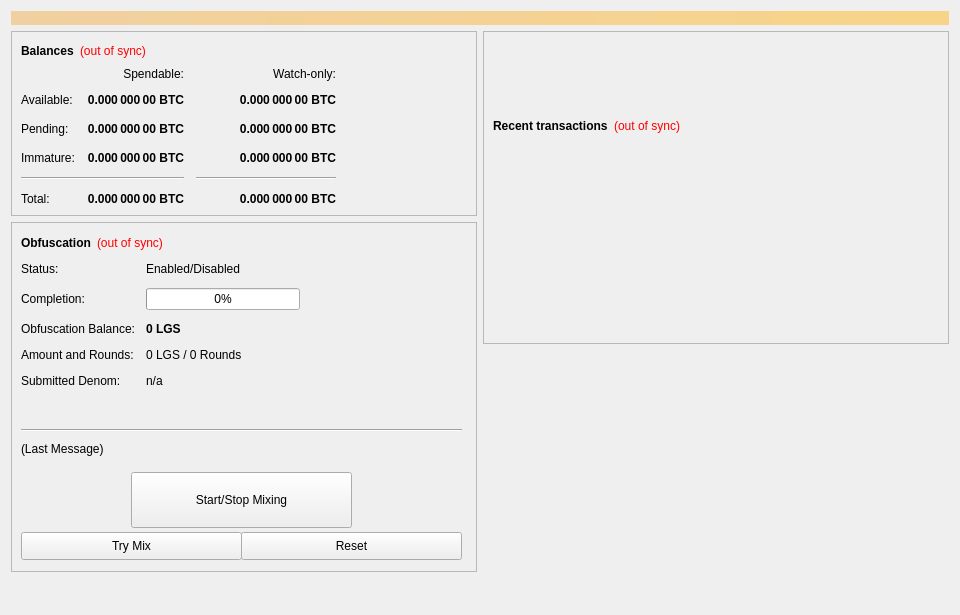
<?xml version="1.0" encoding="UTF-8"?>
<ui version="4.0">
 <class>OverviewPage</class>
 <widget class="QWidget" name="OverviewPage">
  <property name="geometry">
   <rect>
    <x>0</x>
    <y>0</y>
    <width>960</width>
    <height>615</height>
   </rect>
  </property>
  <property name="minimumSize">
   <size>
    <width>960</width>
    <height>0</height>
   </size>
  </property>
  <property name="windowTitle">
   <string>Form</string>
  </property>
  <layout class="QVBoxLayout" name="topLayout">
   <item>
    <widget class="QLabel" name="labelAlerts">
     <property name="visible">
      <bool>false</bool>
     </property>
     <property name="styleSheet">
      <string notr="true">background-color: qlineargradient(x1: 0, y1: 0, x2: 1, y2: 0, stop:0 #F0D0A0, stop:1 #F8D488); color:#000000;</string>
     </property>
     <property name="wordWrap">
      <bool>true</bool>
     </property>
     <property name="margin">
      <number>3</number>
     </property>
    </widget>
   </item>
   <item>
    <layout class="QHBoxLayout" name="horizontalLayout" stretch="1,1">
     <item>
      <layout class="QVBoxLayout" name="verticalLayout_2">
       <item>
        <widget class="QFrame" name="frame">
         <property name="frameShape">
          <enum>QFrame::StyledPanel</enum>
         </property>
         <property name="frameShadow">
          <enum>QFrame::Raised</enum>
         </property>
         <layout class="QVBoxLayout" name="verticalLayout_4">
          <item>
           <layout class="QHBoxLayout" name="horizontalLayout_4">
            <item>
             <widget class="QLabel" name="label_5">
              <property name="font">
               <font>
                <weight>75</weight>
                <bold>true</bold>
               </font>
              </property>
              <property name="text">
               <string>Balances</string>
              </property>
             </widget>
            </item>
            <item>
             <widget class="QLabel" name="labelWalletStatus">
              <property name="cursor">
               <cursorShape>WhatsThisCursor</cursorShape>
              </property>
              <property name="toolTip">
               <string>The displayed information may be out of date. Your wallet automatically synchronizes with the LogisCoin network after a connection is established, but this process has not completed yet.</string>
              </property>
              <property name="styleSheet">
               <string notr="true">QLabel { color: red; }</string>
              </property>
              <property name="text">
               <string notr="true">(out of sync)</string>
              </property>
              <property name="alignment">
               <set>Qt::AlignLeading|Qt::AlignLeft|Qt::AlignVCenter</set>
              </property>
             </widget>
            </item>
            <item>
             <spacer name="horizontalSpacer_3">
              <property name="orientation">
               <enum>Qt::Horizontal</enum>
              </property>
              <property name="sizeHint" stdset="0">
               <size>
                <width>40</width>
                <height>20</height>
               </size>
              </property>
             </spacer>
            </item>
           </layout>
          </item>
          <item>
           <layout class="QGridLayout" name="gridLayout">
            <property name="spacing">
             <number>12</number>
            </property>
            <item row="2" column="2">
             <widget class="QLabel" name="labelWatchPending">
              <property name="font">
               <font>
                <weight>75</weight>
                <bold>true</bold>
               </font>
              </property>
              <property name="cursor">
               <cursorShape>IBeamCursor</cursorShape>
              </property>
              <property name="toolTip">
               <string>Unconfirmed transactions to watch-only addresses</string>
              </property>
              <property name="text">
               <string notr="true">0.000 000 00 BTC</string>
              </property>
              <property name="alignment">
               <set>Qt::AlignRight|Qt::AlignTrailing|Qt::AlignVCenter</set>
              </property>
              <property name="textInteractionFlags">
               <set>Qt::LinksAccessibleByMouse|Qt::TextSelectableByKeyboard|Qt::TextSelectableByMouse</set>
              </property>
             </widget>
            </item>
            <item row="2" column="1">
             <widget class="QLabel" name="labelUnconfirmed">
              <property name="font">
               <font>
                <weight>75</weight>
                <bold>true</bold>
               </font>
              </property>
              <property name="cursor">
               <cursorShape>IBeamCursor</cursorShape>
              </property>
              <property name="toolTip">
               <string>Total of transactions that have yet to be confirmed, and do not yet count toward the spendable balance</string>
              </property>
              <property name="text">
               <string notr="true">0.000 000 00 BTC</string>
              </property>
              <property name="alignment">
               <set>Qt::AlignRight|Qt::AlignTrailing|Qt::AlignVCenter</set>
              </property>
              <property name="textInteractionFlags">
               <set>Qt::LinksAccessibleByMouse|Qt::TextSelectableByKeyboard|Qt::TextSelectableByMouse</set>
              </property>
             </widget>
            </item>
            <item row="3" column="2">
             <widget class="QLabel" name="labelWatchImmature">
              <property name="font">
               <font>
                <weight>75</weight>
                <bold>true</bold>
               </font>
              </property>
              <property name="cursor">
               <cursorShape>IBeamCursor</cursorShape>
              </property>
              <property name="toolTip">
               <string>Staked or masternode rewards in watch-only addresses that has not yet matured</string>
              </property>
              <property name="text">
               <string notr="true">0.000 000 00 BTC</string>
              </property>
              <property name="alignment">
               <set>Qt::AlignRight|Qt::AlignTrailing|Qt::AlignVCenter</set>
              </property>
              <property name="textInteractionFlags">
               <set>Qt::LinksAccessibleByMouse|Qt::TextSelectableByKeyboard|Qt::TextSelectableByMouse</set>
              </property>
             </widget>
            </item>
            <item row="4" column="0" colspan="2">
             <widget class="Line" name="lineSpendableBalance">
              <property name="orientation">
               <enum>Qt::Horizontal</enum>
              </property>
             </widget>
            </item>
            <item row="4" column="2">
             <widget class="Line" name="lineWatchBalance">
              <property name="sizePolicy">
               <sizepolicy hsizetype="Preferred" vsizetype="Fixed">
                <horstretch>0</horstretch>
                <verstretch>0</verstretch>
               </sizepolicy>
              </property>
              <property name="minimumSize">
               <size>
                <width>140</width>
                <height>0</height>
               </size>
              </property>
              <property name="orientation">
               <enum>Qt::Horizontal</enum>
              </property>
             </widget>
            </item>
            <item row="5" column="0">
             <widget class="QLabel" name="labelTotalText">
              <property name="text">
               <string>Total:</string>
              </property>
             </widget>
            </item>
            <item row="3" column="1">
             <widget class="QLabel" name="labelImmature">
              <property name="font">
               <font>
                <weight>75</weight>
                <bold>true</bold>
               </font>
              </property>
              <property name="cursor">
               <cursorShape>IBeamCursor</cursorShape>
              </property>
              <property name="toolTip">
               <string>Staked or masternode rewards that has not yet matured</string>
              </property>
              <property name="text">
               <string notr="true">0.000 000 00 BTC</string>
              </property>
              <property name="alignment">
               <set>Qt::AlignRight|Qt::AlignTrailing|Qt::AlignVCenter</set>
              </property>
              <property name="textInteractionFlags">
               <set>Qt::LinksAccessibleByMouse|Qt::TextSelectableByKeyboard|Qt::TextSelectableByMouse</set>
              </property>
             </widget>
            </item>
            <item row="2" column="3">
             <spacer name="horizontalSpacer_2">
              <property name="orientation">
               <enum>Qt::Horizontal</enum>
              </property>
              <property name="sizeHint" stdset="0">
               <size>
                <width>40</width>
                <height>20</height>
               </size>
              </property>
             </spacer>
            </item>
            <item row="3" column="0">
             <widget class="QLabel" name="labelImmatureText">
              <property name="text">
               <string>Immature:</string>
              </property>
             </widget>
            </item>
            <item row="5" column="1">
             <widget class="QLabel" name="labelTotal">
              <property name="font">
               <font>
                <weight>75</weight>
                <bold>true</bold>
               </font>
              </property>
              <property name="cursor">
               <cursorShape>IBeamCursor</cursorShape>
              </property>
              <property name="toolTip">
               <string>Your current total balance</string>
              </property>
              <property name="text">
               <string notr="true">0.000 000 00 BTC</string>
              </property>
              <property name="alignment">
               <set>Qt::AlignRight|Qt::AlignTrailing|Qt::AlignVCenter</set>
              </property>
              <property name="textInteractionFlags">
               <set>Qt::LinksAccessibleByMouse|Qt::TextSelectableByKeyboard|Qt::TextSelectableByMouse</set>
              </property>
             </widget>
            </item>
            <item row="5" column="2">
             <widget class="QLabel" name="labelWatchTotal">
              <property name="font">
               <font>
                <weight>75</weight>
                <bold>true</bold>
               </font>
              </property>
              <property name="cursor">
               <cursorShape>IBeamCursor</cursorShape>
              </property>
              <property name="toolTip">
               <string>Current total balance in watch-only addresses</string>
              </property>
              <property name="text">
               <string notr="true">0.000 000 00 BTC</string>
              </property>
              <property name="alignment">
               <set>Qt::AlignRight|Qt::AlignTrailing|Qt::AlignVCenter</set>
              </property>
              <property name="textInteractionFlags">
               <set>Qt::LinksAccessibleByMouse|Qt::TextSelectableByKeyboard|Qt::TextSelectableByMouse</set>
              </property>
             </widget>
            </item>
            <item row="0" column="2">
             <widget class="QLabel" name="labelWatchonly">
              <property name="text">
               <string>Watch-only:</string>
              </property>
              <property name="alignment">
               <set>Qt::AlignRight|Qt::AlignTrailing|Qt::AlignVCenter</set>
              </property>
             </widget>
            </item>
            <item row="1" column="0">
             <widget class="QLabel" name="labelBalanceText">
              <property name="text">
               <string>Available:</string>
              </property>
             </widget>
            </item>
            <item row="1" column="1">
             <widget class="QLabel" name="labelBalance">
              <property name="font">
               <font>
                <weight>75</weight>
                <bold>true</bold>
               </font>
              </property>
              <property name="cursor">
               <cursorShape>IBeamCursor</cursorShape>
              </property>
              <property name="toolTip">
               <string>Your current spendable balance</string>
              </property>
              <property name="text">
               <string notr="true">0.000 000 00 BTC</string>
              </property>
              <property name="alignment">
               <set>Qt::AlignRight|Qt::AlignTrailing|Qt::AlignVCenter</set>
              </property>
              <property name="textInteractionFlags">
               <set>Qt::LinksAccessibleByMouse|Qt::TextSelectableByKeyboard|Qt::TextSelectableByMouse</set>
              </property>
             </widget>
            </item>
            <item row="1" column="2">
             <widget class="QLabel" name="labelWatchAvailable">
              <property name="font">
               <font>
                <weight>75</weight>
                <bold>true</bold>
               </font>
              </property>
              <property name="cursor">
               <cursorShape>IBeamCursor</cursorShape>
              </property>
              <property name="toolTip">
               <string>Your current balance in watch-only addresses</string>
              </property>
              <property name="text">
               <string notr="true">0.000 000 00 BTC</string>
              </property>
              <property name="alignment">
               <set>Qt::AlignRight|Qt::AlignTrailing|Qt::AlignVCenter</set>
              </property>
              <property name="textInteractionFlags">
               <set>Qt::LinksAccessibleByMouse|Qt::TextSelectableByKeyboard|Qt::TextSelectableByMouse</set>
              </property>
             </widget>
            </item>
            <item row="2" column="0">
             <widget class="QLabel" name="labelPendingText">
              <property name="text">
               <string>Pending:</string>
              </property>
             </widget>
            </item>
            <item row="0" column="1">
             <widget class="QLabel" name="labelSpendable">
              <property name="text">
               <string>Spendable:</string>
              </property>
              <property name="alignment">
               <set>Qt::AlignRight|Qt::AlignTrailing|Qt::AlignVCenter</set>
              </property>
             </widget>
            </item>
           </layout>
          </item>
         </layout>
        </widget>
       </item>
       <item>
        <widget class="QFrame" name="frameObfuscation">
         <property name="minimumSize">
          <size>
           <width>0</width>
           <height>350</height>
          </size>
         </property>
         <property name="layoutDirection">
          <enum>Qt::LeftToRight</enum>
         </property>
         <property name="frameShape">
          <enum>QFrame::StyledPanel</enum>
         </property>
         <property name="frameShadow">
          <enum>QFrame::Raised</enum>
         </property>
         <widget class="QWidget" name="formLayoutWidget">
          <property name="geometry">
           <rect>
            <x>10</x>
            <y>40</y>
            <width>451</width>
            <height>161</height>
           </rect>
          </property>
          <layout class="QFormLayout" name="formLayout">
           <property name="fieldGrowthPolicy">
            <enum>QFormLayout::AllNonFixedFieldsGrow</enum>
           </property>
           <property name="horizontalSpacing">
            <number>11</number>
           </property>
           <property name="verticalSpacing">
            <number>12</number>
           </property>
           <item row="0" column="0">
            <widget class="QLabel" name="label_6">
             <property name="text">
              <string>Status:</string>
             </property>
            </widget>
           </item>
           <item row="1" column="0">
            <widget class="QLabel" name="label_7">
             <property name="text">
              <string>Completion:</string>
             </property>
            </widget>
           </item>
           <item row="1" column="1">
            <widget class="QProgressBar" name="obfuscationProgress">
             <property name="maximumSize">
              <size>
               <width>154</width>
               <height>16777215</height>
              </size>
             </property>
             <property name="value">
              <number>0</number>
             </property>
            </widget>
           </item>
           <item row="2" column="0">
            <widget class="QLabel" name="labelAnonymizedText">
             <property name="text">
              <string>Obfuscation Balance:</string>
             </property>
            </widget>
           </item>
           <item row="2" column="1">
            <widget class="QLabel" name="labelAnonymized">
             <property name="font">
              <font>
               <weight>75</weight>
               <bold>true</bold>
              </font>
             </property>
             <property name="text">
              <string notr="true">0 LGS</string>
             </property>
            </widget>
           </item>
           <item row="3" column="0">
            <widget class="QLabel" name="label_8">
             <property name="text">
              <string>Amount and Rounds:</string>
             </property>
            </widget>
           </item>
           <item row="3" column="1">
            <widget class="QLabel" name="labelAmountRounds">
             <property name="text">
              <string>0 LGS / 0 Rounds</string>
             </property>
            </widget>
           </item>
           <item row="4" column="0">
            <widget class="QLabel" name="label_9">
             <property name="text">
              <string>Submitted Denom:</string>
             </property>
            </widget>
           </item>
           <item row="4" column="1">
            <widget class="QLabel" name="labelSubmittedDenom">
             <property name="toolTip">
              <string>The denominations you submitted to the Masternode.&lt;br&gt;To mix, other users must submit the exact same denominations.</string>
             </property>
             <property name="text">
              <string>n/a</string>
             </property>
            </widget>
           </item>
           <item row="0" column="1">
            <widget class="QLabel" name="obfuscationEnabled">
             <property name="text">
              <string>Enabled/Disabled</string>
             </property>
            </widget>
           </item>
          </layout>
         </widget>
         <widget class="QPushButton" name="runAutoDenom">
          <property name="geometry">
           <rect>
            <x>251</x>
            <y>17</y>
            <width>1</width>
            <height>1</height>
           </rect>
          </property>
          <property name="palette">
           <palette>
            <active>
             <colorrole role="WindowText">
              <brush brushstyle="SolidPattern">
               <color alpha="255">
                <red>0</red>
                <green>0</green>
                <blue>0</blue>
               </color>
              </brush>
             </colorrole>
             <colorrole role="Button">
              <brush brushstyle="SolidPattern">
               <color alpha="255">
                <red>239</red>
                <green>238</green>
                <blue>238</blue>
               </color>
              </brush>
             </colorrole>
             <colorrole role="Light">
              <brush brushstyle="SolidPattern">
               <color alpha="255">
                <red>255</red>
                <green>255</green>
                <blue>255</blue>
               </color>
              </brush>
             </colorrole>
             <colorrole role="Midlight">
              <brush brushstyle="SolidPattern">
               <color alpha="255">
                <red>247</red>
                <green>246</green>
                <blue>246</blue>
               </color>
              </brush>
             </colorrole>
             <colorrole role="Dark">
              <brush brushstyle="SolidPattern">
               <color alpha="255">
                <red>119</red>
                <green>119</green>
                <blue>119</blue>
               </color>
              </brush>
             </colorrole>
             <colorrole role="Mid">
              <brush brushstyle="SolidPattern">
               <color alpha="255">
                <red>159</red>
                <green>159</green>
                <blue>159</blue>
               </color>
              </brush>
             </colorrole>
             <colorrole role="Text">
              <brush brushstyle="SolidPattern">
               <color alpha="255">
                <red>0</red>
                <green>0</green>
                <blue>0</blue>
               </color>
              </brush>
             </colorrole>
             <colorrole role="BrightText">
              <brush brushstyle="SolidPattern">
               <color alpha="255">
                <red>255</red>
                <green>255</green>
                <blue>255</blue>
               </color>
              </brush>
             </colorrole>
             <colorrole role="ButtonText">
              <brush brushstyle="SolidPattern">
               <color alpha="255">
                <red>0</red>
                <green>0</green>
                <blue>0</blue>
               </color>
              </brush>
             </colorrole>
             <colorrole role="Base">
              <brush brushstyle="SolidPattern">
               <color alpha="255">
                <red>255</red>
                <green>255</green>
                <blue>255</blue>
               </color>
              </brush>
             </colorrole>
             <colorrole role="Window">
              <brush brushstyle="SolidPattern">
               <color alpha="255">
                <red>239</red>
                <green>238</green>
                <blue>238</blue>
               </color>
              </brush>
             </colorrole>
             <colorrole role="Shadow">
              <brush brushstyle="SolidPattern">
               <color alpha="255">
                <red>0</red>
                <green>0</green>
                <blue>0</blue>
               </color>
              </brush>
             </colorrole>
             <colorrole role="AlternateBase">
              <brush brushstyle="SolidPattern">
               <color alpha="255">
                <red>247</red>
                <green>246</green>
                <blue>246</blue>
               </color>
              </brush>
             </colorrole>
             <colorrole role="ToolTipBase">
              <brush brushstyle="SolidPattern">
               <color alpha="255">
                <red>255</red>
                <green>255</green>
                <blue>220</blue>
               </color>
              </brush>
             </colorrole>
             <colorrole role="ToolTipText">
              <brush brushstyle="SolidPattern">
               <color alpha="255">
                <red>0</red>
                <green>0</green>
                <blue>0</blue>
               </color>
              </brush>
             </colorrole>
            </active>
            <inactive>
             <colorrole role="WindowText">
              <brush brushstyle="SolidPattern">
               <color alpha="255">
                <red>0</red>
                <green>0</green>
                <blue>0</blue>
               </color>
              </brush>
             </colorrole>
             <colorrole role="Button">
              <brush brushstyle="SolidPattern">
               <color alpha="255">
                <red>239</red>
                <green>238</green>
                <blue>238</blue>
               </color>
              </brush>
             </colorrole>
             <colorrole role="Light">
              <brush brushstyle="SolidPattern">
               <color alpha="255">
                <red>255</red>
                <green>255</green>
                <blue>255</blue>
               </color>
              </brush>
             </colorrole>
             <colorrole role="Midlight">
              <brush brushstyle="SolidPattern">
               <color alpha="255">
                <red>247</red>
                <green>246</green>
                <blue>246</blue>
               </color>
              </brush>
             </colorrole>
             <colorrole role="Dark">
              <brush brushstyle="SolidPattern">
               <color alpha="255">
                <red>119</red>
                <green>119</green>
                <blue>119</blue>
               </color>
              </brush>
             </colorrole>
             <colorrole role="Mid">
              <brush brushstyle="SolidPattern">
               <color alpha="255">
                <red>159</red>
                <green>159</green>
                <blue>159</blue>
               </color>
              </brush>
             </colorrole>
             <colorrole role="Text">
              <brush brushstyle="SolidPattern">
               <color alpha="255">
                <red>0</red>
                <green>0</green>
                <blue>0</blue>
               </color>
              </brush>
             </colorrole>
             <colorrole role="BrightText">
              <brush brushstyle="SolidPattern">
               <color alpha="255">
                <red>255</red>
                <green>255</green>
                <blue>255</blue>
               </color>
              </brush>
             </colorrole>
             <colorrole role="ButtonText">
              <brush brushstyle="SolidPattern">
               <color alpha="255">
                <red>0</red>
                <green>0</green>
                <blue>0</blue>
               </color>
              </brush>
             </colorrole>
             <colorrole role="Base">
              <brush brushstyle="SolidPattern">
               <color alpha="255">
                <red>255</red>
                <green>255</green>
                <blue>255</blue>
               </color>
              </brush>
             </colorrole>
             <colorrole role="Window">
              <brush brushstyle="SolidPattern">
               <color alpha="255">
                <red>239</red>
                <green>238</green>
                <blue>238</blue>
               </color>
              </brush>
             </colorrole>
             <colorrole role="Shadow">
              <brush brushstyle="SolidPattern">
               <color alpha="255">
                <red>0</red>
                <green>0</green>
                <blue>0</blue>
               </color>
              </brush>
             </colorrole>
             <colorrole role="AlternateBase">
              <brush brushstyle="SolidPattern">
               <color alpha="255">
                <red>247</red>
                <green>246</green>
                <blue>246</blue>
               </color>
              </brush>
             </colorrole>
             <colorrole role="ToolTipBase">
              <brush brushstyle="SolidPattern">
               <color alpha="255">
                <red>255</red>
                <green>255</green>
                <blue>220</blue>
               </color>
              </brush>
             </colorrole>
             <colorrole role="ToolTipText">
              <brush brushstyle="SolidPattern">
               <color alpha="255">
                <red>0</red>
                <green>0</green>
                <blue>0</blue>
               </color>
              </brush>
             </colorrole>
            </inactive>
            <disabled>
             <colorrole role="WindowText">
              <brush brushstyle="SolidPattern">
               <color alpha="255">
                <red>119</red>
                <green>119</green>
                <blue>119</blue>
               </color>
              </brush>
             </colorrole>
             <colorrole role="Button">
              <brush brushstyle="SolidPattern">
               <color alpha="255">
                <red>239</red>
                <green>238</green>
                <blue>238</blue>
               </color>
              </brush>
             </colorrole>
             <colorrole role="Light">
              <brush brushstyle="SolidPattern">
               <color alpha="255">
                <red>255</red>
                <green>255</green>
                <blue>255</blue>
               </color>
              </brush>
             </colorrole>
             <colorrole role="Midlight">
              <brush brushstyle="SolidPattern">
               <color alpha="255">
                <red>247</red>
                <green>246</green>
                <blue>246</blue>
               </color>
              </brush>
             </colorrole>
             <colorrole role="Dark">
              <brush brushstyle="SolidPattern">
               <color alpha="255">
                <red>119</red>
                <green>119</green>
                <blue>119</blue>
               </color>
              </brush>
             </colorrole>
             <colorrole role="Mid">
              <brush brushstyle="SolidPattern">
               <color alpha="255">
                <red>159</red>
                <green>159</green>
                <blue>159</blue>
               </color>
              </brush>
             </colorrole>
             <colorrole role="Text">
              <brush brushstyle="SolidPattern">
               <color alpha="255">
                <red>119</red>
                <green>119</green>
                <blue>119</blue>
               </color>
              </brush>
             </colorrole>
             <colorrole role="BrightText">
              <brush brushstyle="SolidPattern">
               <color alpha="255">
                <red>255</red>
                <green>255</green>
                <blue>255</blue>
               </color>
              </brush>
             </colorrole>
             <colorrole role="ButtonText">
              <brush brushstyle="SolidPattern">
               <color alpha="255">
                <red>119</red>
                <green>119</green>
                <blue>119</blue>
               </color>
              </brush>
             </colorrole>
             <colorrole role="Base">
              <brush brushstyle="SolidPattern">
               <color alpha="255">
                <red>239</red>
                <green>238</green>
                <blue>238</blue>
               </color>
              </brush>
             </colorrole>
             <colorrole role="Window">
              <brush brushstyle="SolidPattern">
               <color alpha="255">
                <red>239</red>
                <green>238</green>
                <blue>238</blue>
               </color>
              </brush>
             </colorrole>
             <colorrole role="Shadow">
              <brush brushstyle="SolidPattern">
               <color alpha="255">
                <red>0</red>
                <green>0</green>
                <blue>0</blue>
               </color>
              </brush>
             </colorrole>
             <colorrole role="AlternateBase">
              <brush brushstyle="SolidPattern">
               <color alpha="255">
                <red>239</red>
                <green>238</green>
                <blue>238</blue>
               </color>
              </brush>
             </colorrole>
             <colorrole role="ToolTipBase">
              <brush brushstyle="SolidPattern">
               <color alpha="255">
                <red>255</red>
                <green>255</green>
                <blue>220</blue>
               </color>
              </brush>
             </colorrole>
             <colorrole role="ToolTipText">
              <brush brushstyle="SolidPattern">
               <color alpha="255">
                <red>0</red>
                <green>0</green>
                <blue>0</blue>
               </color>
              </brush>
             </colorrole>
            </disabled>
           </palette>
          </property>
          <property name="focusPolicy">
           <enum>Qt::NoFocus</enum>
          </property>
          <property name="autoFillBackground">
           <bool>true</bool>
          </property>
          <property name="text">
           <string/>
          </property>
          <property name="flat">
           <bool>true</bool>
          </property>
         </widget>
         <widget class="QPushButton" name="toggleObfuscation">
          <property name="geometry">
           <rect>
            <x>120</x>
            <y>250</y>
            <width>221</width>
            <height>56</height>
           </rect>
          </property>
          <property name="sizePolicy">
           <sizepolicy hsizetype="MinimumExpanding" vsizetype="Fixed">
            <horstretch>0</horstretch>
            <verstretch>0</verstretch>
           </sizepolicy>
          </property>
          <property name="text">
           <string>Start/Stop Mixing</string>
          </property>
         </widget>
         <widget class="Line" name="lineLastMessage">
          <property name="geometry">
           <rect>
            <x>10</x>
            <y>200</y>
            <width>441</width>
            <height>16</height>
           </rect>
          </property>
          <property name="orientation">
           <enum>Qt::Horizontal</enum>
          </property>
         </widget>
         <widget class="QLabel" name="obfuscationStatus">
          <property name="geometry">
           <rect>
            <x>10</x>
            <y>220</y>
            <width>451</width>
            <height>61</height>
           </rect>
          </property>
          <property name="minimumSize">
           <size>
            <width>288</width>
            <height>43</height>
           </size>
          </property>
          <property name="text">
           <string>(Last Message)</string>
          </property>
          <property name="alignment">
           <set>Qt::AlignLeading|Qt::AlignLeft|Qt::AlignTop</set>
          </property>
          <property name="wordWrap">
           <bool>true</bool>
          </property>
         </widget>
         <widget class="QPushButton" name="obfuscationAuto">
          <property name="geometry">
           <rect>
            <x>10</x>
            <y>310</y>
            <width>221</width>
            <height>28</height>
           </rect>
          </property>
          <property name="sizePolicy">
           <sizepolicy hsizetype="MinimumExpanding" vsizetype="Fixed">
            <horstretch>0</horstretch>
            <verstretch>0</verstretch>
           </sizepolicy>
          </property>
          <property name="toolTip">
           <string>Try to manually submit a Obfuscation request.</string>
          </property>
          <property name="text">
           <string>Try Mix</string>
          </property>
         </widget>
         <widget class="QPushButton" name="obfuscationReset">
          <property name="geometry">
           <rect>
            <x>230</x>
            <y>310</y>
            <width>221</width>
            <height>28</height>
           </rect>
          </property>
          <property name="sizePolicy">
           <sizepolicy hsizetype="MinimumExpanding" vsizetype="Fixed">
            <horstretch>0</horstretch>
            <verstretch>0</verstretch>
           </sizepolicy>
          </property>
          <property name="toolTip">
           <string>Reset the current status of Obfuscation (can interrupt Obfuscation if it's in the process of Mixing, which can cost you money!)</string>
          </property>
          <property name="autoFillBackground">
           <bool>false</bool>
          </property>
          <property name="text">
           <string>Reset</string>
          </property>
         </widget>
         <widget class="QWidget" name="layoutWidget">
          <property name="geometry">
           <rect>
            <x>10</x>
            <y>10</y>
            <width>431</width>
            <height>22</height>
           </rect>
          </property>
          <layout class="QHBoxLayout" name="horizontalLayout_5">
           <item>
            <widget class="QLabel" name="label_2">
             <property name="font">
              <font>
               <weight>75</weight>
               <bold>true</bold>
              </font>
             </property>
             <property name="text">
              <string>Obfuscation</string>
             </property>
            </widget>
           </item>
           <item>
            <widget class="QLabel" name="labelObfuscationSyncStatus">
             <property name="toolTip">
              <string>The displayed information may be out of date. Your wallet automatically synchronizes with the LogisCoin network after a connection is established, but this process has not completed yet.</string>
             </property>
             <property name="styleSheet">
              <string notr="true">QLabel { color: red; }</string>
             </property>
             <property name="text">
              <string notr="true">(out of sync)</string>
             </property>
             <property name="alignment">
              <set>Qt::AlignLeading|Qt::AlignLeft|Qt::AlignVCenter</set>
             </property>
            </widget>
           </item>
           <item>
            <spacer name="horizontalSpacer_4">
             <property name="orientation">
              <enum>Qt::Horizontal</enum>
             </property>
             <property name="sizeHint" stdset="0">
              <size>
               <width>40</width>
               <height>20</height>
              </size>
             </property>
            </spacer>
           </item>
          </layout>
         </widget>
        </widget>
       </item>
       <item>
        <spacer name="verticalSpacer">
         <property name="orientation">
          <enum>Qt::Vertical</enum>
         </property>
         <property name="sizeHint" stdset="0">
          <size>
           <width>20</width>
           <height>40</height>
          </size>
         </property>
        </spacer>
       </item>
      </layout>
     </item>
     <item>
      <layout class="QVBoxLayout" name="verticalLayout_3">
       <item>
        <widget class="QFrame" name="frame_2">
         <property name="frameShape">
          <enum>QFrame::StyledPanel</enum>
         </property>
         <property name="frameShadow">
          <enum>QFrame::Raised</enum>
         </property>
         <layout class="QVBoxLayout" name="verticalLayout">
          <item>
           <spacer name="verticalSpacer_3">
            <property name="orientation">
             <enum>Qt::Vertical</enum>
            </property>
            <property name="sizeType">
             <enum>QSizePolicy::Fixed</enum>
            </property>
            <property name="sizeHint" stdset="0">
             <size>
              <width>20</width>
              <height>75</height>
             </size>
            </property>
           </spacer>
          </item>
          <item>
           <layout class="QHBoxLayout" name="horizontalLayout_2">
            <item>
             <widget class="QLabel" name="label_4">
              <property name="font">
               <font>
                <weight>75</weight>
                <bold>true</bold>
               </font>
              </property>
              <property name="text">
               <string>Recent transactions</string>
              </property>
             </widget>
            </item>
            <item>
             <widget class="QLabel" name="labelTransactionsStatus">
              <property name="cursor">
               <cursorShape>WhatsThisCursor</cursorShape>
              </property>
              <property name="toolTip">
               <string>The displayed information may be out of date. Your wallet automatically synchronizes with the LogisCoin network after a connection is established, but this process has not completed yet.</string>
              </property>
              <property name="styleSheet">
               <string notr="true">QLabel { color: red; }</string>
              </property>
              <property name="text">
               <string notr="true">(out of sync)</string>
              </property>
              <property name="alignment">
               <set>Qt::AlignRight|Qt::AlignTrailing|Qt::AlignVCenter</set>
              </property>
             </widget>
            </item>
            <item>
             <spacer name="horizontalSpacer">
              <property name="orientation">
               <enum>Qt::Horizontal</enum>
              </property>
              <property name="sizeHint" stdset="0">
               <size>
                <width>40</width>
                <height>20</height>
               </size>
              </property>
             </spacer>
            </item>
           </layout>
          </item>
          <item>
           <widget class="QListView" name="listTransactions">
            <property name="styleSheet">
             <string notr="true">QListView { background: transparent; }</string>
            </property>
            <property name="frameShape">
             <enum>QFrame::NoFrame</enum>
            </property>
            <property name="verticalScrollBarPolicy">
             <enum>Qt::ScrollBarAlwaysOff</enum>
            </property>
            <property name="horizontalScrollBarPolicy">
             <enum>Qt::ScrollBarAlwaysOff</enum>
            </property>
            <property name="selectionMode">
             <enum>QAbstractItemView::NoSelection</enum>
            </property>
           </widget>
          </item>
         </layout>
        </widget>
       </item>
       <item>
        <spacer name="verticalSpacer_2">
         <property name="orientation">
          <enum>Qt::Vertical</enum>
         </property>
         <property name="sizeType">
          <enum>QSizePolicy::Expanding</enum>
         </property>
         <property name="sizeHint" stdset="0">
          <size>
           <width>20</width>
           <height>40</height>
          </size>
         </property>
        </spacer>
       </item>
      </layout>
     </item>
    </layout>
   </item>
  </layout>
 </widget>
 <resources/>
 <connections/>
</ui>
